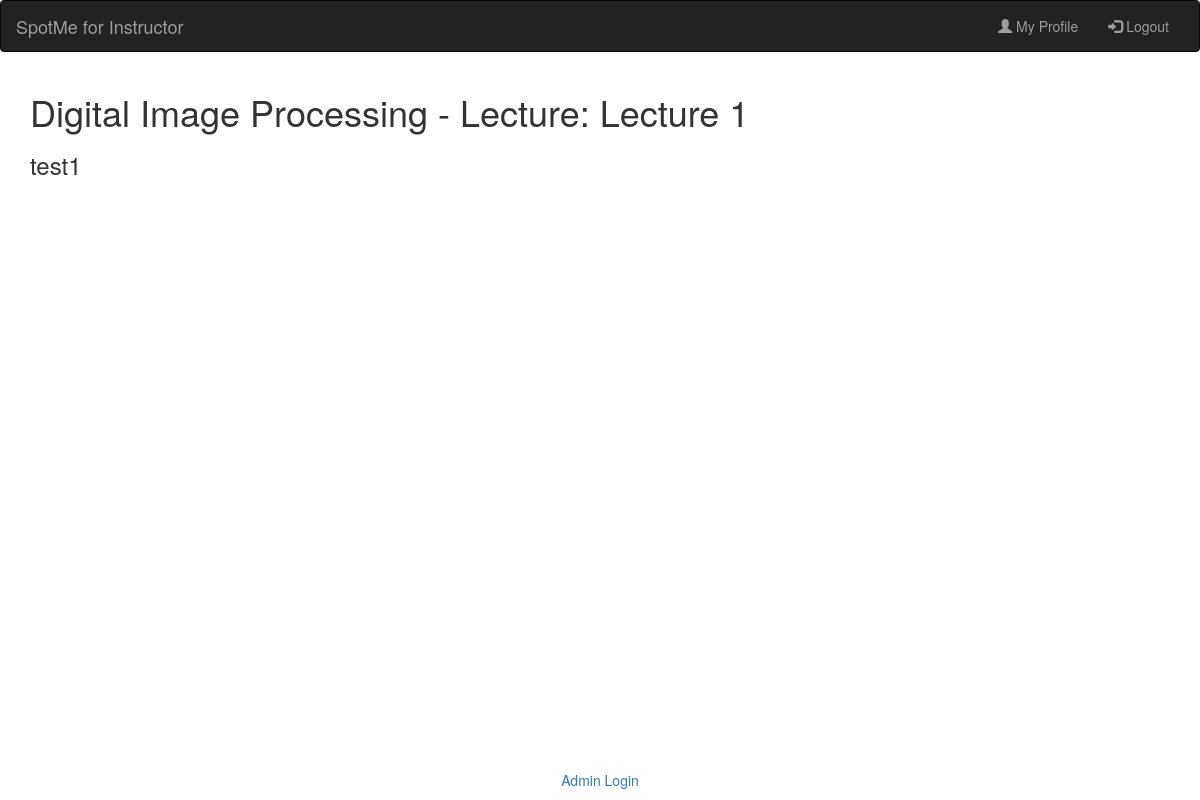
The page /SpotMe/lecture/2/ (signed in) on the database its author committed.
### SpotMe/myApp/SpotMe/models.py (models this page shows, shortened)
class lecture(models.Model):
    lecture_id = models.AutoField(primary_key=True)
    lecture_title = models.CharField(max_length=50, default=None, null=True)
    course_session = models.ForeignKey(course_session, on_delete=models.CASCADE)
    lecture_location = models.ForeignKey(location, on_delete=models.CASCADE)
    lecture_date = models.DateField()
    start_time = models.TimeField()
    end_time = models.TimeField()
    def __str__(self):
        return self.course_session.course.course_name + ' - Lecture: ' + str(self.lecture_title)

class course_session(models.Model):
    session_token = models.CharField(max_length=10, default='sessn')
    course_instructor = models.ForeignKey(instructor, on_delete=models.CASCADE, default=None)
    course = models.ForeignKey(course, on_delete=models.CASCADE, default=None)
    course_session_info = models.CharField(max_length=1000, primary_key=False, default='')
    semester = models.CharField(max_length=10, choices=SEM_CHOICES)
    year = models.IntegerField(choices=YEAR_CHOICES)
    attendance_time = models.IntegerField(default=15)
    class Meta:
        unique_together = ('session_token', 'course')

class course(models.Model):
    course_id = models.CharField(max_length=10)
    course_name = models.CharField(max_length=50)

class student(models.Model):
    user = models.OneToOneField(User, on_delete=models.CASCADE, default=None)
    profile_pic = models.FileField(default=None, null=True)
    def __str__(self):
        return self.user.username

### SpotMe/myApp/SpotMe/views.py (the view)
# urls.py: url(r'^lecture/(?P<lecture_id>[0-9]+)/$', views.instructor_lecture_page, name='instructor_lecture_page'),
def instructor_lecture_page(request, lecture_id):
    if not request.user.is_authenticated:
        return render(request, 'SpotMe/instructor_login.html')
    else:
        instructor_obj = get_object_or_404(instructor, user=request.user)
        context = instructor_lecture_page_context(instructor_obj, lecture_id)
        return render(request, 'SpotMe/instructor_lecture_page.html', context)

### SpotMe/myApp/SpotMe/models.py (called while the page is built)
    def __str__(self):
        return self.student.user.username + ' ' + str(self.course_session.course_id)

### SpotMe/myApp/SpotMe/views.py (called while the page is built)
def instructor_lecture_page_context(instructor, lecture_id):
    context = {'instructor': None, 'course_session': None, 'students': None, 'lecture': None}
    if instructor is not None:
        if instructor.user.is_authenticated:
            context['instructor'] = instructor
            lecture_obj = get_object_or_404(lecture, pk=lecture_id)
            print(lecture_obj)
            if lecture_obj is not None:
                context['course_session'] = lecture.course_session
                context['lecture'] = lecture_obj
                takes_objs = takes.objects.filter(course_session=lecture_obj.course_session)
                print(takes_objs)
                context['students'] = list(map(lambda x: x.student, takes_objs))
                context['attendances'] = attendance.objects.filter(lecture=lecture_obj)
    return context

### SpotMe/myApp/SpotMe/templates/SpotMe/instructor_lecture_page.html
{% extends 'SpotMe/instructor_in_base.html' %}
{% block content %}
{% if lecture %}
<h1>
    {{ lecture }}
</h1>
    {% if students %}
        {% for student in students %}
            <h3>{{ student }}</h3>
        {% endfor %}
    {% endif %}
{% endif %}
{% endblock %}

### rows shown on the page
lecture: course_session+lecture_title "Digital Image Processing - Lecture: Lecture 1"
student: user.username "test1"
